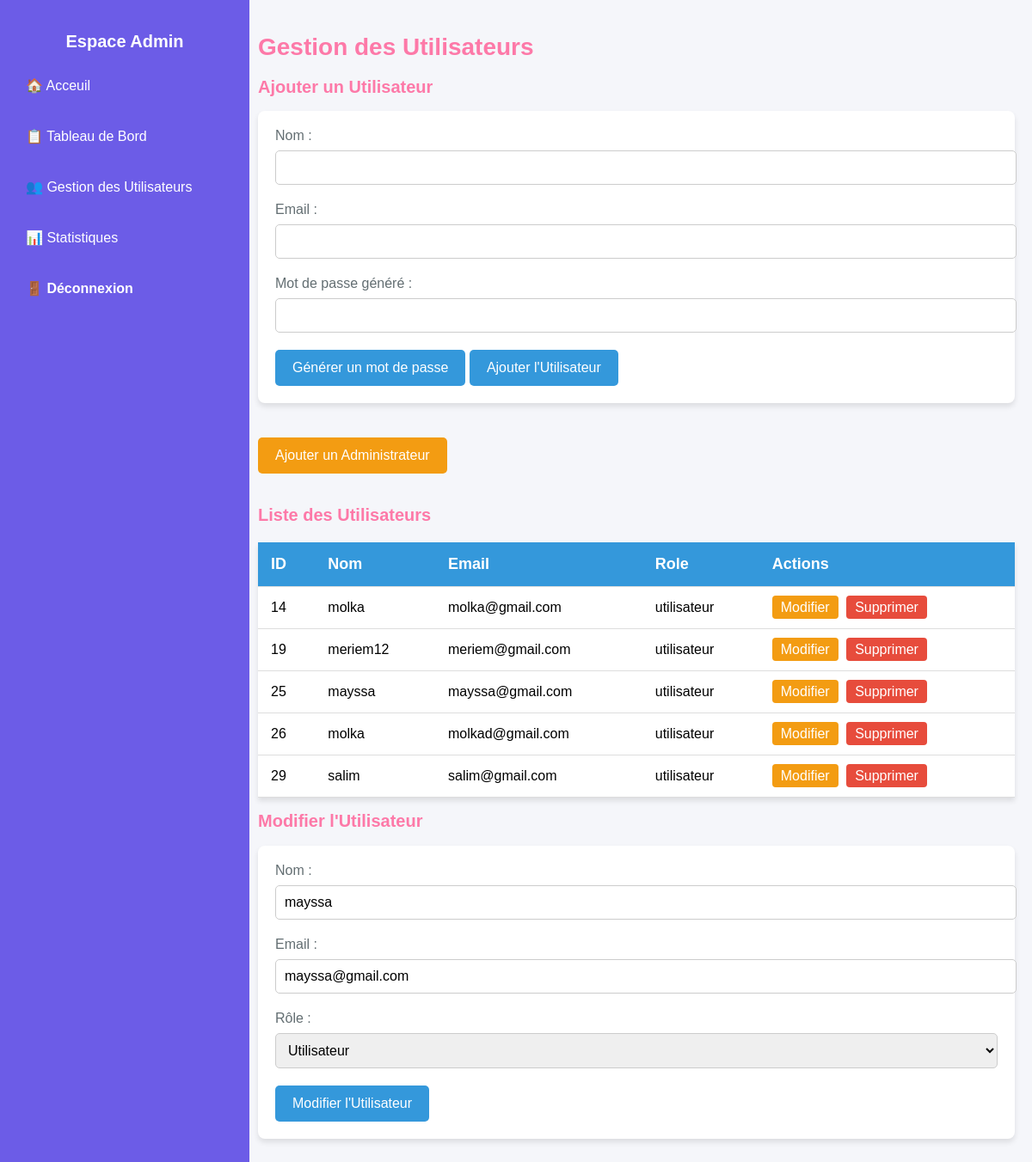
Page /gestion-utilisateur.php?action=edit&id=25 (signed in) on the committed database.
### tables this page shows
CREATE TABLE `utilisateur` (
  `id` int(11) NOT NULL,
  `nom` varchar(100) NOT NULL,
  `email` varchar(100) NOT NULL,
  `mdp` varchar(255) NOT NULL,
  `role` enum('admin','utilisateur') NOT NULL,
  `date_creation` timestamp NOT NULL DEFAULT current_timestamp()
);

### gestion-utilisateur.php (the view, shortened to what this page needs)
<?php
    require("connexion.php");
    try {
        $pdo = new PDO("mysql:host=$host;dbname=$dbname;charset=utf8", $username, $password);
        $pdo->setAttribute(PDO::ATTR_ERRMODE, PDO::ERRMODE_EXCEPTION);
    } catch (PDOException $e) {
        die('Échec de la connexion : ' . $e->getMessage());
    }
    if (isset($_GET['action']) && $_GET['action'] == 'edit' && isset($_GET['id'])) {
        $id = $_GET['id'];
        $sql = "SELECT * FROM utilisateur WHERE id = ?";
        $stmt = $pdo->prepare($sql);
        $stmt->execute([$id]);
        $user_to_edit = $stmt->fetch(PDO::FETCH_ASSOC);
    }
    $sql_users = "SELECT id, nom, email, role FROM utilisateur WHERE role != 'admin'";
    $users = $pdo->query($sql_users)->fetchAll(PDO::FETCH_ASSOC);
?>
<!DOCTYPE html>
<html lang="fr">
<head>
</head>
<body>
    <nav class="sidebar">
        <h2>Espace Admin</h2>
        <ul>
            <li><a href="index.php">🏠 Acceuil</a></li>
            <li><a href="admin.php">📋 Tableau de Bord</a></li>
            <li><a href="gestion-utilisateur.php">👥 Gestion des Utilisateurs</a></li>
            <li><a href="stat.php">📊 Statistiques</a></li>
            <li><a href="logout.php" class="logout">🚪 Déconnexion</a></li>
        </ul>
    </nav>
    <main class="content">
        <h1>Gestion des Utilisateurs</h1>
        <section class="user-management">
            <h2>Ajouter un Utilisateur</h2>
            <form action="gestion-utilisateur.php" method="POST">
                <label for="nom">Nom :</label>
                <input type="text" id="nom" name="nom" required>
                <label for="email">Email :</label>
                <input type="email" id="email" name="email" required>
                <label for="motdepasse">Mot de passe généré :</label>
                <input type="text" id="motdepasse" name="motdepasse" readonly required>
                <button type="button" onclick="genererMotDePasse()">Générer un mot de passe</button>
                <button type="submit" name="ajouter_utilisateur">Ajouter l'Utilisateur</button>
            </form>
        </section>
        <section class="user-management">
            <button id="toggleAdminForm">Ajouter un Administrateur</button>
        </section>
        <section class="user-management">
            <h2>Liste des Utilisateurs</h2>
            <table>
                <thead>
                    <tr>
                        <th>ID</th>
                        <th>Nom</th>
                        <th>Email</th>
                        <th>Role</th>
                        <th>Actions</th>
                    </tr>
                </thead>
                <tbody>
                    <?php foreach ($users as $user): ?>
                        <tr>
                            <td><?php echo $user['id']; ?></td>
                            <td><?php echo htmlspecialchars($user['nom']); ?></td>
                            <td><?php echo htmlspecialchars($user['email']); ?></td>
                            <td><?php echo $user['role']; ?></td>
                            <td>
                                <a href="gestion-utilisateur.php?action=edit&id=<?php echo $user['id']; ?>" class="edit">Modifier</a>
                                <a href="gestion-utilisateur.php?action=delete&id=<?php echo $user['id']; ?>" class="delete" onclick="return confirm('Êtes-vous sûr de vouloir supprimer cet utilisateur ?');">Supprimer</a>
                            </td>
                        </tr>
                    <?php endforeach; ?>
                </tbody>
            </table>
        </section>
        <?php if (isset($_GET['action']) && $_GET['action'] == 'edit' && isset($user_to_edit)): ?>
            <section class="user-management">
                <h2>Modifier l'Utilisateur</h2>
                <form action="gestion-utilisateur.php?action=edit&id=<?php echo $user_to_edit['id']; ?>" method="POST">
                    <label for="edit_nom">Nom :</label>
                    <input type="text" id="edit_nom" name="nom" value="<?php echo htmlspecialchars($user_to_edit['nom']); ?>" required>
                    <label for="edit_email">Email :</label>
                    <input type="email" id="edit_email" name="email" value="<?php echo htmlspecialchars($user_to_edit['email']); ?>" required>
                    <label for="edit_role">Rôle :</label>
                    <select name="role" id="edit_role" required>
                        <option value="utilisateur" <?php echo $user_to_edit['role'] == 'utilisateur' ? 'selected' : ''; ?>>Utilisateur</option>
                    </select>
                    <button type="submit" name="modifier_utilisateur">Modifier l'Utilisateur</button>
                </form>
            </section>
        <?php endif; ?>
    </main>
</body>
</html>

### gestion-utilisateur.php (style rules this page uses)
:root { --primary-color: #fd79a8; --secondary-color: #a29bfe; --accent-color: #6c5ce7; --background-color: #f5f6fa; --card-color: #ffffff; --text-color: #2d3436; --light-text: #636e72; --success-color: #2ecc71; --warning-color: #f39c12; --danger-color: #e74c3c; --info-color: #3498db; --info-dark: #2980b9; --hover-color: #ecf0f1; }
body { font-family: Arial, sans-serif; margin: 0; padding: 0; display: flex; background-color: var(--background-color); }
.sidebar { width: 250px; background: var(--accent-color); color: white; padding: 20px; position: fixed; height: 100%; }
.sidebar h2 { text-align: center; margin-bottom: 20px; color: white; }
.sidebar ul { list-style: none; padding: 0; }
.sidebar ul li { margin: 20px 0; }
.sidebar ul li a { color: white; text-decoration: none; display: block; padding: 10px; transition: 0.3s; }
.logout { color: var(--danger-color); font-weight: bold; }
main { margin-left: 280px; padding: 20px; flex-grow: 1; }
h2 { font-size: 20px; color: var(--primary-color); }
h1 { font-size: 28px; color: var(--primary-color); }
form { background-color: var(--card-color); padding: 20px; border-radius: 8px; box-shadow: 0 4px 6px rgba(0, 0, 0, 0.1); margin-bottom: 40px; }
form label { display: block; font-size: 16px; margin-bottom: 8px; color: var(--light-text); }
form input, form select { width: 100%; padding: 10px; margin-bottom: 20px; border: 1px solid #ccc; border-radius: 5px; font-size: 16px; }
form button { background-color: var(--info-color); color: white; padding: 12px 20px; border: none; border-radius: 5px; cursor: pointer; font-size: 16px; }
table { width: 100%; border-collapse: collapse; margin-top: 20px; background-color: var(--card-color); box-shadow: 0 4px 6px rgba(0, 0, 0, 0.1); }
table th, table td { padding: 15px; text-align: left; border-bottom: 1px solid #ddd; }
table th { background-color: var(--info-color); color: white; font-size: 18px; }
table td a { color: white; text-decoration: none; padding: 5px 10px; border-radius: 4px; margin-right: 5px; }
table td a.edit { background-color: var(--warning-color); }
table td a.delete { background-color: var(--danger-color); }
#toggleAdminForm { background-color: var(--warning-color); color: white; padding: 12px 20px; border: none; border-radius: 5px; cursor: pointer; font-size: 16px; margin-bottom: 20px; }

### rows in the picture
utilisateur: id "14", nom "molka", email "molka@gmail.com", role "utilisateur"
utilisateur: id "19", nom "meriem12", email "meriem@gmail.com", role "utilisateur"
utilisateur: id "25", nom "mayssa", email "mayssa@gmail.com", role "utilisateur", role "Utilisateur"
utilisateur: id "26", nom "molka", email "molkad@gmail.com", role "utilisateur"
utilisateur: id "29", nom "salim", email "salim@gmail.com", role "utilisateur"
